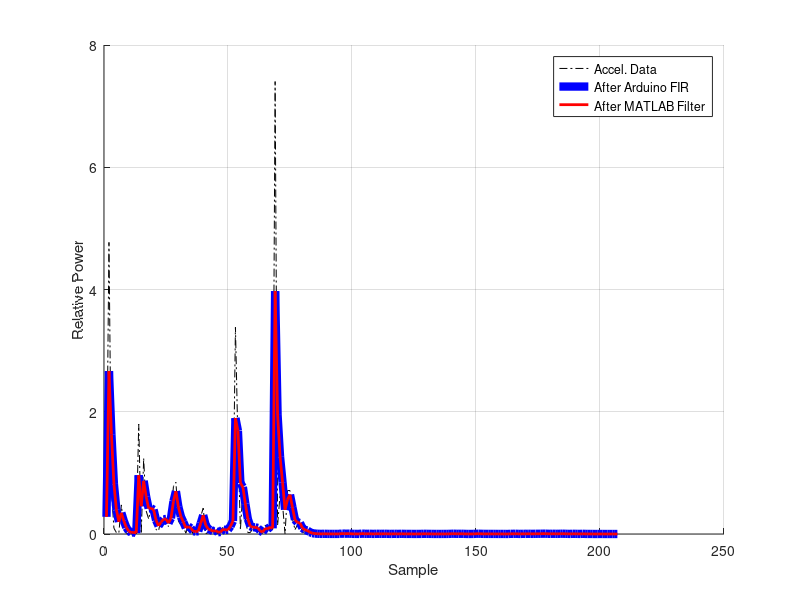

MATLAB code to generate this figure:
%/*
%  FILE: finiteTuning.m
%  VERSION: 1.0.0
%  DATE: 15 April 2023
%  PROJECT: Distributed Fence Monitor Capstone
%  AUTHORS: Briellyn Braithwaite
%  DESCRIPTION: Tool for tuning the Low-Pass Filter
%*/
%%
close all
clearvars
format longg
%% New: Bruder's recommendation
% Finite Filter Tuning
Fs = 100;
lpf_hz = 12;    % f_c cutoff frequency
N = 8; % elements in the filter, 
       % more yield greater precision but greater processing time
X = [ 1 2 3 4 ]; % data to filter

% FIR filter setup
omega = 2*pi*lpf_hz ; % fc in rad/sample
tau = (0:N-1)./Fs;
FIR = exp(-1*omega*tau); % From the inverse Laplace of a LPF 1/(s+Wc)
FIR = FIR./sum(FIR); % force filter to have no DC offset

% replicates conv('full')
H = FIR;
L = length(X)+length(H)-1;
y = zeros(1, L);

for n=0:length(X)-1
    y(n+1) = 0;
    for k = 0:n
        if((n-k+1) <= length(H))
            y(n+1) = y(n+1) + X(k+1) * H(n - k + 1);
        end
    end
end


%% Verify against FIR computation done on Arduino

fer = [0.5308,0.2497,0.1175,0.0553,0.0260,0.0122,0.0058,0.0027];
er_in_fir = max(FIR-fer);

ogData = [0.53011,4.77098,0.71073,0.09398,0.02350,0.02350,0.47578,0.09398,0.01322,0.00587,0.00147,0.03671,0.00147,1.79885,0.00587,1.23496,0.37592,0.24817,0.42438,0.37592,0.07195,0.05286,0.24817,0.28782,0.24817,0.11894,0.33040,0.77681,0.84583,0.21146,0.14684,0.11894,0.01322,0.14684,0.07195,0.00147,0.03671,0.05286,0.28782,0.42438,0.00587,0.02350,0.05286,0.02350,0.07195,0.00147,0.03671,0.11894,0.05286,0.07195,0.17768,0.28782,3.38330,1.50369,0.07195,0.71073,0.24817,0.02350,0.02350,0.09398,0.11894,0.09398,0.00587,0.01322,0.14684,0.07195,0.14684,0.07195,7.40244,0.14684,0.64758,0.47578,0.00147,0.71073,0.71073,0.24817,0.07195,0.14684,0.17768,0.02350,0.03671,0.05286,0.00587,0.00000,0.00147,0.00147,0.00147,0.00147,0.00587,0.00000,0.00147,0.00147,0.00147,0.00147,0.00147,0.01322,0.00147,0.00587,0.00587,0.00000,0.00147,0.00147,0.00000,0.01322,0.00000,0.00147,0.00587,0.00000,0.00147,0.00587,0.00147,0.00147,0.00587,0.00147,0.00147,0.00000,0.00587,0.00000,0.00147,0.00587,0.00000,0.00147,0.00147,0.00147,0.00000,0.00147,0.00147,0.00147,0.00587,0.00147,0.00147,0.00147,0.00000,0.00147,0.00000,0.00147,0.00147,0.00147,0.00147,0.00587,0.00587,0.00147,0.00147,0.00587,0.00147,0.00000,0.00000,0.00147,0.00147,0.00587,0.00587,0.00147,0.00147,0.00147,0.00147,0.00147,0.00147,0.00147,0.00000,0.00147,0.00147,0.00000,0.00000,0.00587,0.00147,0.00587,0.00000,0.00000,0.00587,0.00000,0.00587,0.00147,0.00147,0.00587,0.00147,0.00587,0.00587,0.00587,0.00147,0.00147,0.00587,0.00147,0.00147,0.00587,0.00587,0.00147,0.00147,0.00000,0.00587,0.00147,0.00147,0.00000,0.00587,0.00000,0.00000,0.00147,0.00000,0.00000,0.00000,0.00147];
ys = [0.28137, 2.66475, 1.63098, 0.81724, 0.39697, 0.19924, 0.34628, 0.21280, 0.10646, 0.04713, 0.02205, 0.02974, 0.01474, 0.96171, 0.45498, 0.86945, 0.60858, 0.41805, 0.42194, 0.39801, 0.22545, 0.13184, 0.19374, 0.24235, 0.24527, 0.17821, 0.25868, 0.53354, 0.69989, 0.44146, 0.28533, 0.19701, 0.09939, 0.12455, 0.09637, 0.04513, 0.03964, 0.04644, 0.17443, 0.30717, 0.14762, 0.08174, 0.06642, 0.04372, 0.05872, 0.02834, 0.03245, 0.07786, 0.06468, 0.06860, 0.12652, 0.21226, 1.89558, 1.68998, 0.83326, 0.76913, 0.49353, 0.24458, 0.12732, 0.10942, 0.11030, 0.09986, 0.05001, 0.02964, 0.09157, 0.08125, 0.11614, 0.09271, 3.97257, 1.94688, 1.25971, 0.84520, 0.39825, 0.56452, 0.64266, 0.43400, 0.23295, 0.18736, 0.18163, 0.09732, 0.06527, 0.05786, 0.02944, 0.01353, 0.00705, 0.00391, 0.00239, 0.00188, 0.00395, 0.00179, 0.00162, 0.00154, 0.00150, 0.00148, 0.00148, 0.00771, 0.00440, 0.00519, 0.00556, 0.00261, 0.00201, 0.00172, 0.00081, 0.00738, 0.00347, 0.00240, 0.00424, 0.00200, 0.00172, 0.00392, 0.00263, 0.00200, 0.00406, 0.00269, 0.00204, 0.00096, 0.00357, 0.00167, 0.00156, 0.00385, 0.00180, 0.00163, 0.00154, 0.00151, 0.00070, 0.00111, 0.00130, 0.00138, 0.00377, 0.00255, 0.00198, 0.00171, 0.00080, 0.00116, 0.00054, 0.00103, 0.00126, 0.00137, 0.00142, 0.00378, 0.00490, 0.00308, 0.00223, 0.00416, 0.00274, 0.00129, 0.00060, 0.00106, 0.00127, 0.00371, 0.00486, 0.00306, 0.00222, 0.00182, 0.00164, 0.00155, 0.00151, 0.00148, 0.00069, 0.00110, 0.00130, 0.00061, 0.00028, 0.00325, 0.00231, 0.00420, 0.00198, 0.00093, 0.00355, 0.00167, 0.00390, 0.00261, 0.00200, 0.00405, 0.00269, 0.00438, 0.00517, 0.00555, 0.00338, 0.00237, 0.00423, 0.00276, 0.00208, 0.00409, 0.00503, 0.00314, 0.00225, 0.00106, 0.00361, 0.00248, 0.00194, 0.00091, 0.00354, 0.00166, 0.00078, 0.00115, 0.00053, 0.00025, 0.00011, 0.00083, 0.00038, 0.00018, 0.00009, 0.00004, 0.00002, 0.00001, 0.00000];

figure, hold on
plot(ogData, 'k-.')
plot(ys, 'b', 'linewidth', 6)
plot(conv(ogData, FIR), 'r', 'linewidth', 2)

xlabel('Sample')
ylabel('Relative Power')
grid on

legend('Accel. Data', 'After Arduino FIR', 'After MATLAB Filter')
